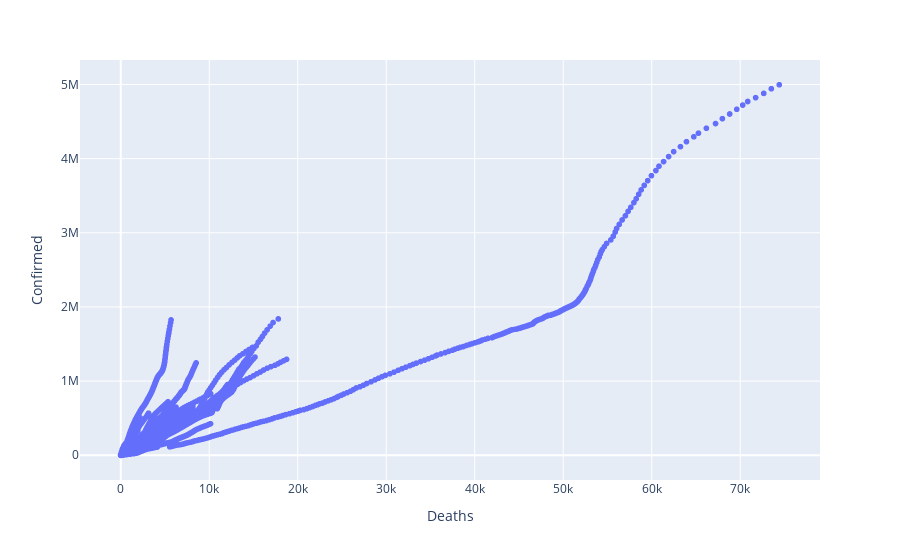

The notebook cell saved with this chart:
### Code cell
fig = px.scatter(cleanedData.toPandas(), x='Deaths', y='Confirmed')
fig.show()

### Figure 1 — Plotly figure (JSON) as saved in the notebook; plotly's stock layout.template omitted (floating-point values rounded to 4 significant figures; data arrays with more than 128 entries replaced by an {"elided": "..."} marker saying what was removed)
{"data": [{"hovertemplate": "Deaths=%{x}<br>Confirmed=%{y}<extra></extra>", "legendgroup": "", "marker": {"color": "#636efa", "symbol": "circle"}, "mode": "markers", "name": "", "showlegend": false, "type": "scattergl", "x": {"elided": "14690 int values"}, "xaxis": "x", "y": {"elided": "14690 int values"}, "yaxis": "y"}], "layout": {"legend": {"tracegroupgap": 0}, "margin": {"t": 60}, "xaxis": {"anchor": "y", "domain": [0, 1], "title": {"text": "Deaths"}}, "yaxis": {"anchor": "x", "domain": [0, 1], "title": {"text": "Confirmed"}}}}
